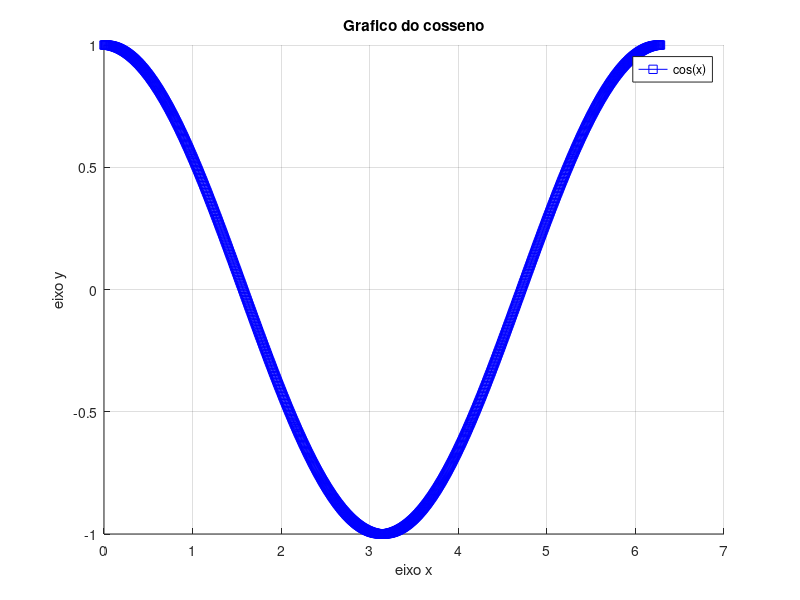

MATLAB code to generate this figure:
%%%%%%%%%%%%%%%%%%%%%%%%%%%%%%%%%%%%%%%%%%%%%%%%%%%%%%%%%%%%%%%%%%%%%%%%%%
%%%%%%%%%%%%    E1-Exercícios de Programação Matlab/Octave %%%%%%%%%%%%%%%      
%%%%%%%%%%%%      Professor: Luis Carlos Mathias           %%%%%%%%%%%%%%%
%%%%%%%%%%%%      Alunos: Fernanda Azevedo                 %%%%%%%%%%%%%%%
%%%%%%%%%%%%              Leonardo Simon                   %%%%%%%%%%%%%%%
%%%%%%%%%%%%%%%%%%%%%%%%%%%%%%%%%%%%%%%%%%%%%%%%%%%%%%%%%%%%%%%%%%%%%%%%%%

clc

%%%%%%%%%%%%%%%%%%%%%%%%%%%%%% EXERCÍCIO 01 %%%%%%%%%%%%%%%%%%%%%%%%%%%%%%

% Calcula o seno do ângulo a
a=30;
b=sin(a)

%%%%%%%%%%%%%%%%%%%%%%%%%%%%%% EXERCÍCIO 02 %%%%%%%%%%%%%%%%%%%%%%%%%%%%%%

% Calcula a representação cartesiana de um número complexo
m=20;
a=30;
real=(m*cos(a));
img=(m*(i*sin(a)));
x=real+img

%%%%%%%%%%%%%%%%%%%%%%%%%%%%%% EXERCÍCIO 03 %%%%%%%%%%%%%%%%%%%%%%%%%%%%%%

% Calcula a representação cartesiana de um número complexo utilizando uma
% função pronta
z=m*(exp(i*a))    

%%%%%%%%%%%%%%%%%%%%%%%%%%%%%% EXERCÍCIO 04 %%%%%%%%%%%%%%%%%%%%%%%%%%%%%%

% Gera um vetor com 10 números inteiros aleatórios uniformemente
% distribuidos na faixa de 1 a 100
vector_4=randi(100,10,1)

%%%%%%%%%%%%%%%%%%%%%%%%%%%%%% EXERCÍCIO 05 %%%%%%%%%%%%%%%%%%%%%%%%%%%%%%

% Dado um vetor de n elementos obtem o vetor de trás pra frente
vector_5=1:100
inv_vector=flip(vector_5)

%%%%%%%%%%%%%%%%%%%%%%%%%%%%%% EXERCÍCIO 06 %%%%%%%%%%%%%%%%%%%%%%%%%%%%%%

% Dado um vetor de n elementos é calculado um vetor de diferenças entre n
% números consecutivos
vector_6=(1:100)
aux_1=vector_6(:,1:99)
aux_2=vector_6(:,2:100)
x=aux_1-aux_2

%%%%%%%%%%%%%%%%%%%%%%%%%%%%%% EXERCÍCIO 07 %%%%%%%%%%%%%%%%%%%%%%%%%%%%%%

% Calcula a norma 2 de um vetor de n elementos
vector_7=1:50            % Cria um vetor com n elementos
aux=vector_7.*vector_7   % Eleva os n elementos dos vetores ao quadrado
x=sum(aux)               % Realiza a soma dos n elementos 
v=sqrt(x)                % Calcula a raiz quadrada da soma dos elementos

%%%%%%%%%%%%%%%%%%%%%%%%%%%%%% EXERCÍCIO 08 %%%%%%%%%%%%%%%%%%%%%%%%%%%%%%

% Calcula uma aproximação para o valor de uma progressão de 100 elementos 
% com razao 1/2
vector_8=linspace(1,-1/2,99) 
sum(vector_8)

%%%%%%%%%%%%%%%%%%%%%%%%%%%%%% EXERCÍCIO 09 %%%%%%%%%%%%%%%%%%%%%%%%%%%%%%

% Resolve o sistema linear dado por Ax=b
A=[3 1 3; 1 2 3;0 1 7]     % Cria uma matriz 3x3
b=[ 1 ; 1 ; 1]             % Cria uma matriz 1x1
x=inv(A)*b                 % Calcula o sistema linear Ax=b

%%%%%%%%%%%%%%%%%%%%%%%%%%%%%% EXERCÍCIO 10 %%%%%%%%%%%%%%%%%%%%%%%%%%%%%%

% Desenha um gráfico da função f(t)=cost(t) no intervalo de 0 a 2pi, dado
% que antes é criado um vetor contendo 1000 pontos igualmente espaçados 
t=linspace(0,2*pi,1000);       % Cria vetor com 1000 pontos
f=cos(t);               
hold on
plot(t,f,'b-s');               % Plota o gráfico
grid
xlabel('eixo x');              % Legenda no eixo horizontal
ylabel('eixo y');              % Legenda no eixo vertical
title('Grafico do cosseno');   % Título do gráfico
legend('cos(x)');              % Legenda
hold off

%%%%%%%%%%%%%%%%%%%%%%%%%%%%%%%%%%%%%%%%%%%%%%%%%%%%%%%%%%%%%%%%%%%%%%%%%%